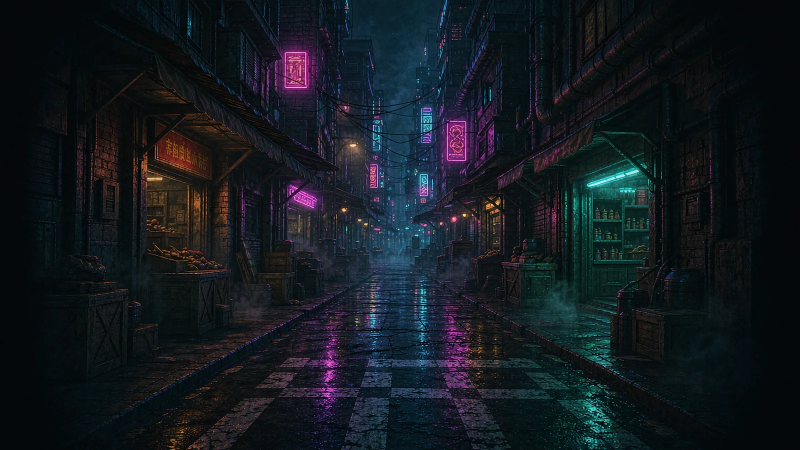
#> input picture web/assets/battle/bg/neon-low.webp, 1600 x 900 px, given in place of neon-low.png, which was not available (shown at 1/2 size)
$ python battlebg.py
#> lines starting #> are read from the running program, lines starting #| are printed output that depends on the picture
#> in main, im is the input picture: PIL image 1600x900 RGB; mean R, G, B 19.3, 25.7, 31.5
#!/usr/bin/env python
# -*- coding: utf-8 -*-
"""战场背景落地：裁水印 -> 16:9 -> 暗角 -> WebP。

源图是 1536x1024（3:2），裁掉底部 6% 水印后按 cover 取 16:9。
输出 1600x900，单张控制在 250KB 以内（战场只加载一张）。

用法：
  python tools/art/battlebg.py
"""
import os

from PIL import Image, ImageDraw, ImageEnhance, ImageFilter

RAW = os.path.abspath(os.path.join(os.path.dirname(__file__), "raw", "battle"))
OUT = os.path.abspath(os.path.join(os.path.dirname(__file__), "..", "..", "web", "assets", "battle", "bg"))

JOBS = [
    ("neon-low.png", "neon-low.webp"),
    ("neon-mid.png", "neon-mid.webp"),
    ("neon-auction.png", "neon-auction.webp"),
    ("neon-elite.png", "neon-elite.webp"),
    # 0.19：第二幕（镜海）4 张
    ("mirror-outer.png", "mirror-outer.webp"),
    ("mirror-dome.png", "mirror-dome.webp"),
    ("mirror-hall.png", "mirror-hall.webp"),
    ("mirror-elite.png", "mirror-elite.webp"),
    # 0.19：第三幕（零号轨道）4 张
    ("orbit-hull.png", "orbit-hull.webp"),
    ("orbit-control.png", "orbit-control.webp"),
    ("orbit-core.png", "orbit-core.webp"),
    ("orbit-elite.png", "orbit-elite.webp"),
    # 0.19：两个 Boss 竞技场
    ("boss2-arena.png", "boss2-arena.webp"),
    ("boss3-arena.png", "boss3-arena.webp"),
]


def crop_watermark(im):
    w, h = im.size
#> w = 1600; h = 900
    return im.crop((0, 0, w, int(h * 0.94)))
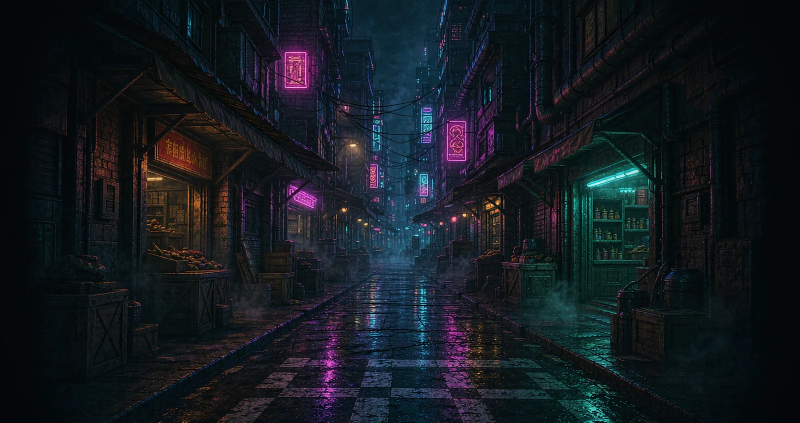
#> returned value: PIL image 1600x846 RGB (shown at 1/2 size); mean R, G, B 19.8, 26, 32


def fit_cover(im, tw, th):
#> called with tw = 1600, th = 900
    sw, sh = im.size
#> sw = 1600; sh = 846
    scale = max(tw / sw, th / sh)
#> scale = 1.06
    nw, nh = int(sw * scale + 0.5), int(sh * scale + 0.5)
#> nw = 1702; nh = 900
    im = im.resize((nw, nh), Image.LANCZOS)
#> im: PIL image 1702x900 RGB
    left = (nw - tw) // 2
#> left = 51
    top = (nh - th) // 2
#> top = 0
    return im.crop((left, top, left + tw, top + th))
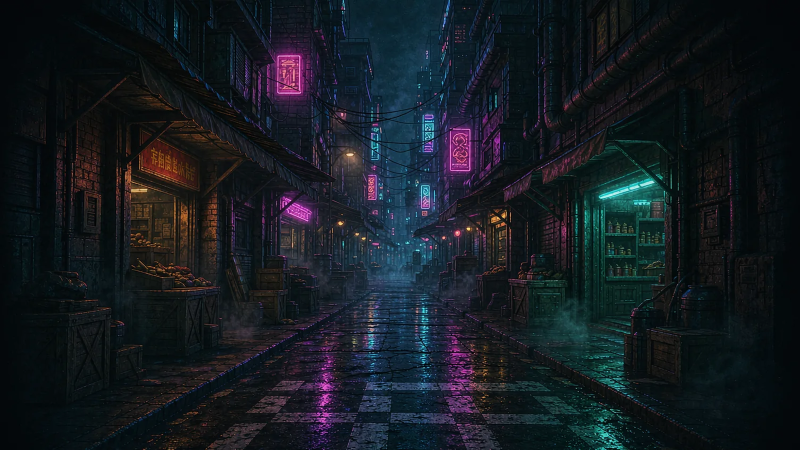
#> returned value: PIL image 1600x900 RGB (shown at 1/2 size); mean R, G, B 20.9, 27.2, 33.4


def vignette(im, strength=0.7):
    """战场背景要比主视觉更暗：棋子/名牌必须在上面读得清。"""
#> called with strength = 0.7
    w, h = im.size
#> w = 1600; h = 900
    small = Image.new("L", (max(2, w // 12), max(2, h // 12)), 0)
#> small: PIL image 133x75 L; every value is 0
    px = small.load()
    cx, cy = small.size[0] / 2, small.size[1] / 2
#> cx = 66.5; cy = 37.5
    maxd = (cx ** 2 + cy ** 2) ** 0.5
#> maxd = 76.34
    for y in range(small.size[1]):
        for x in range(small.size[0]):
            d = ((x - cx) ** 2 + (y - cy) ** 2) ** 0.5 / maxd
            px[x, y] = int(max(0.0, min(1.0, (d - 0.35) / 0.65)) ** 2 * 255 * strength)
    mask = small.resize((w, h), Image.BICUBIC).filter(ImageFilter.GaussianBlur(10))
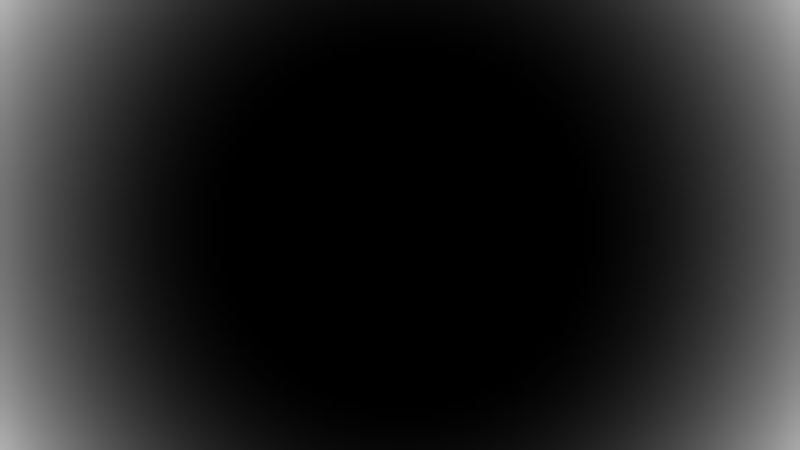
#> mask: PIL image 1600x900 L (shown at 1/2 size); min 0, max 177, mean 32.5
    dark = Image.new("RGB", (w, h), (3, 5, 10))
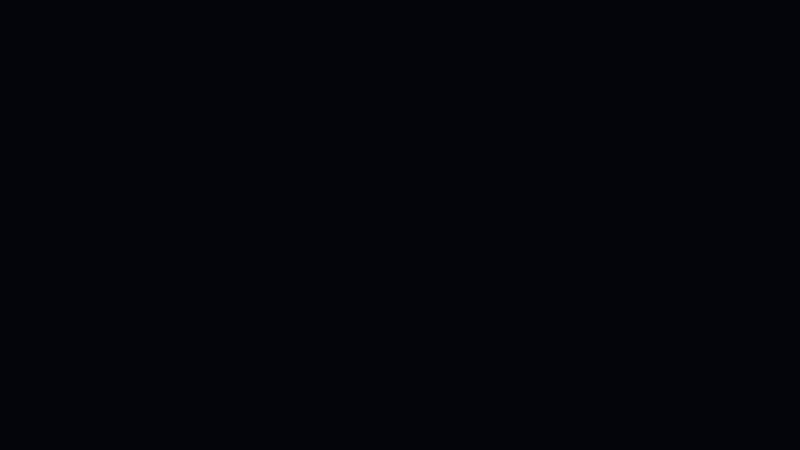
#> dark: PIL image 1600x900 RGB (shown at 1/2 size); mean R, G, B 3, 5, 10
    return Image.composite(dark, im, mask)


def main():
    os.makedirs(OUT, exist_ok=True)
    total = 0
    for src, name in JOBS:
        path = os.path.join(RAW, src)
        if not os.path.exists(path):
            print(f"  !! 缺源文件 {src}")
            continue
        im = Image.open(path).convert("RGB")
        im = crop_watermark(im)
        im = fit_cover(im, 1600, 900)
        im = vignette(im)
        # 战场背景整体压暗、降饱和，避免和单位抢注意力
        im = ImageEnhance.Brightness(im).enhance(0.95)
#> im: PIL image 1600x900 RGB
        im = ImageEnhance.Color(im).enhance(0.98)
        dest = os.path.join(OUT, name)
        im.save(dest, "WEBP", quality=84, method=6)
        size = os.path.getsize(dest)
        total += size
        print(f"  {name:20s} 1600x900  {size / 1024:.0f} KB")
#> pass 2 of the loop in main, `for src, name in JOBS:`:
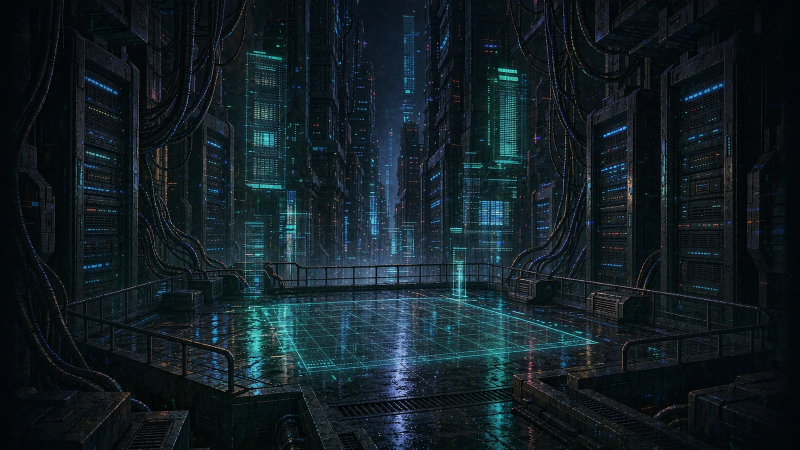
#> input picture web/assets/battle/bg/neon-mid.webp, 1600 x 900 px, given in place of neon-mid.png, which was not available (shown at 1/2 size)
#> in main, im is the input picture: PIL image 1600x900 RGB; mean R, G, B 18.2, 30.4, 36.1
#> in crop_watermark (call 2), `return im.crop((0, 0, w, int(h * 0.94)))`:
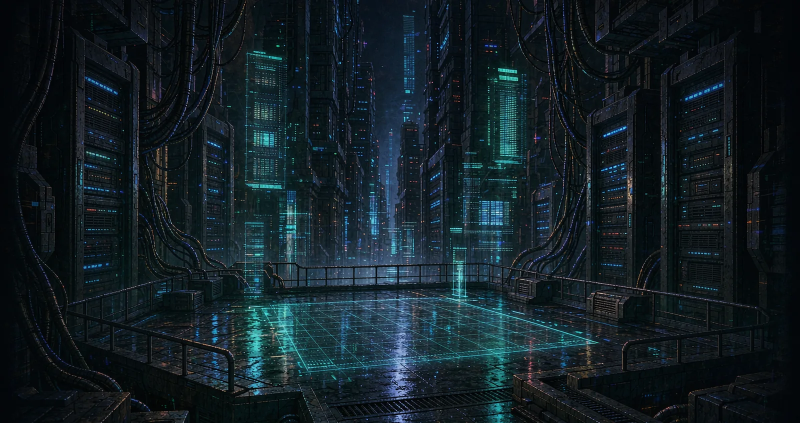
#> returned value: PIL image 1600x846 RGB (shown at 1/2 size); mean R, G, B 18.6, 31.1, 37
#> in fit_cover (call 2), `return im.crop((left, top, left + tw, top + th))`:
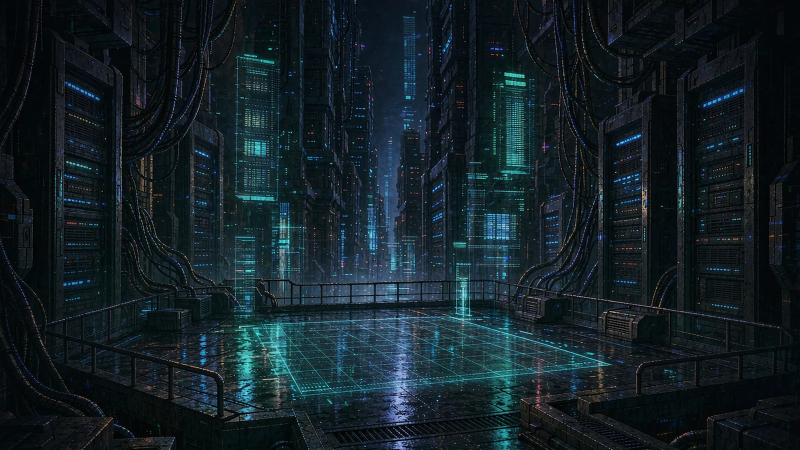
#> returned value: PIL image 1600x900 RGB (shown at 1/2 size); mean R, G, B 19.5, 32.5, 38.6
#> pass 3 of the loop in main, `for src, name in JOBS:`:
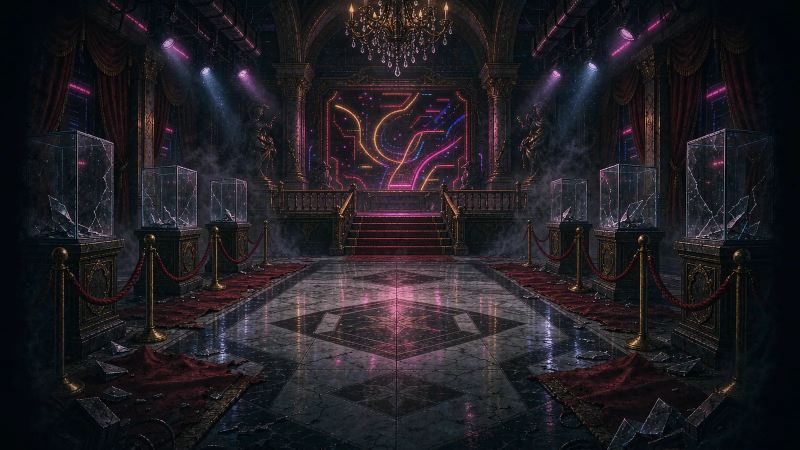
#> input picture web/assets/battle/bg/neon-auction.webp, 1600 x 900 px, given in place of neon-auction.png, which was not available (shown at 1/2 size)
#> in main, im is the input picture: PIL image 1600x900 RGB; mean R, G, B 32.8, 29.8, 34.8
#> in crop_watermark (call 3), `return im.crop((0, 0, w, int(h * 0.94)))`:
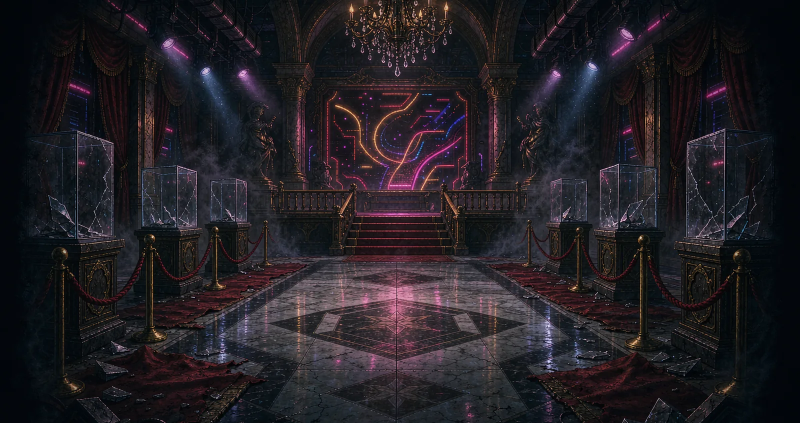
#> returned value: PIL image 1600x846 RGB (shown at 1/2 size); mean R, G, B 34.1, 30.6, 35.6
#> in fit_cover (call 3), `return im.crop((left, top, left + tw, top + th))`:
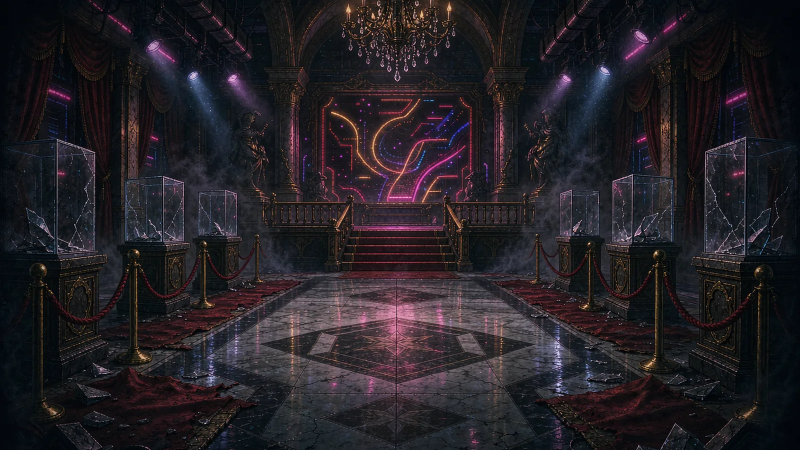
#> returned value: PIL image 1600x900 RGB (shown at 1/2 size); mean R, G, B 36.1, 32.1, 37.1
#> the loop made 14 passes; the first 3 are shown
    print(f"合计 {total / 1024:.0f} KB -> {OUT}")


if __name__ == "__main__":
    main()
